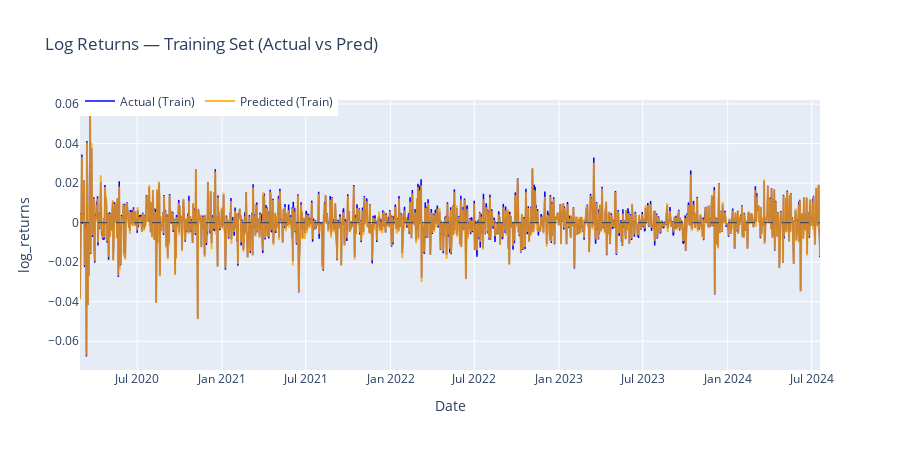

Write notebook code for a chart like this one.
### Code cell
import plotly.graph_objects as go
import numpy as np

# ===== 1. Predict trên tập TRAIN =====
y_train_pred_norm, y_train_true_norm = predict(train_loader)

# ===== 2. Inverse transform (Dùng lại scaler_y đã fit) =====
y_train_pred = scaler_y.decode(y_train_pred_norm)
y_train_true = scaler_y.decode(y_train_true_norm)


# ===== 3. Map dates cho tập TRAIN =====
# Logic cũ: Test lấy từ split trở đi ([split:])
# Logic mới: Train lấy từ đầu đến split ([:split])
all_target_idx = np.arange(lookback, len(df))
train_target_idx = all_target_idx[:split] 
dates_train = df["date"].iloc[train_target_idx].reset_index(drop=True)


# =========================
# ===== 4. Vẽ biểu đồ =====
# =========================
fig = go.Figure()

# Actual Train
fig.add_trace(go.Scatter(
    x=dates_train,
    y=y_train_true.flatten(), 
    mode="lines",
    name="Actual (Train)",
    line=dict(width=1.5, color="blue") # Đổi màu xíu cho dễ phân biệt
))

# Predicted Train
fig.add_trace(go.Scatter(
    x=dates_train,
    y=y_train_pred.flatten(),
    mode="lines",
    name="Predicted (Train)",
    opacity=0.8,
    line=dict(color="orange")
))

# Zero line
fig.add_hline(y=0, line_width=1, line_dash="dash")

# ===== Layout tuning =====
fig.update_layout(
    title="Log Returns — Training Set (Actual vs Pred)",
    xaxis_title="Date",
    yaxis_title="log_returns",
    hovermode="x unified",
    height=450,
    legend=dict(orientation="h", y=1.05)
)

fig.show()

### Figure 1 — Plotly figure (JSON) as saved in the notebook; plotly's stock layout.template omitted (floating-point values rounded to 4 significant figures; data arrays with more than 128 entries replaced by an {"elided": "..."} marker saying what was removed)
{"data": [{"line": {"color": "blue", "width": 1.5}, "mode": "lines", "name": "Actual (Train)", "type": "scatter", "x": {"elided": "1604 str values"}, "y": {"elided": "1604 float values"}}, {"line": {"color": "orange"}, "mode": "lines", "name": "Predicted (Train)", "opacity": 0.8, "type": "scatter", "x": {"elided": "1604 str values"}, "y": {"elided": "1604 float values"}}], "layout": {"height": 450, "hovermode": "x unified", "legend": {"orientation": "h", "y": 1.05}, "shapes": [{"line": {"dash": "dash", "width": 1}, "type": "line", "x0": 0, "x1": 1, "xref": "x domain", "y0": 0, "y1": 0, "yref": "y"}], "title": {"text": "Log Returns — Training Set (Actual vs Pred)"}, "xaxis": {"title": {"text": "Date"}}, "yaxis": {"title": {"text": "log_returns"}}}}
